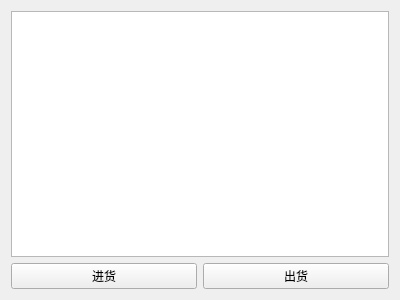
<?xml version="1.0" encoding="UTF-8"?>
<ui version="4.0">
 <class>buywidget</class>
 <widget class="QWidget" name="buywidget">
  <property name="geometry">
   <rect>
    <x>0</x>
    <y>0</y>
    <width>400</width>
    <height>300</height>
   </rect>
  </property>
  <property name="windowTitle">
   <string>Form</string>
  </property>
  <layout class="QVBoxLayout" name="verticalLayout">
   <item>
    <widget class="QTableView" name="tableView"/>
   </item>
   <item>
    <layout class="QHBoxLayout" name="horizontalLayout_2">
     <item>
      <widget class="QPushButton" name="pushButton">
       <property name="text">
        <string>进货</string>
       </property>
      </widget>
     </item>
     <item>
      <widget class="QPushButton" name="pushButton_2">
       <property name="text">
        <string>出货</string>
       </property>
      </widget>
     </item>
    </layout>
   </item>
  </layout>
 </widget>
 <resources/>
 <connections/>
</ui>
